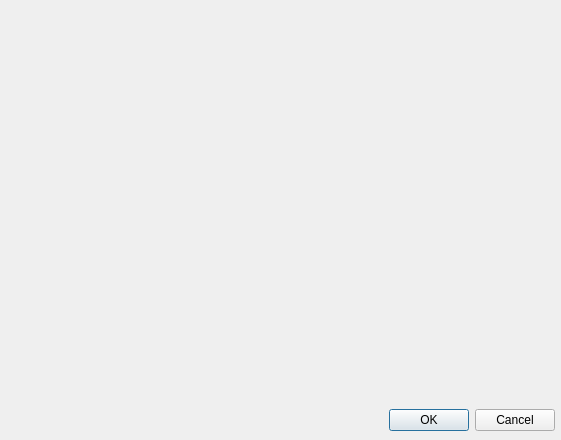
<?xml version="1.0" encoding="UTF-8"?>
<ui version="4.0">
 <class>WorkspaceSetupDialog</class>
 <widget class="QDialog" name="WorkspaceSetupDialog">
  <property name="geometry">
   <rect>
    <x>0</x>
    <y>0</y>
    <width>561</width>
    <height>440</height>
   </rect>
  </property>
  <property name="windowTitle">
   <string>Dialog</string>
  </property>
  <widget class="QDialogButtonBox" name="buttonBox">
   <property name="geometry">
    <rect>
     <x>5</x>
     <y>405</y>
     <width>550</width>
     <height>30</height>
    </rect>
   </property>
   <property name="sizePolicy">
    <sizepolicy hsizetype="Preferred" vsizetype="Fixed">
     <horstretch>0</horstretch>
     <verstretch>0</verstretch>
    </sizepolicy>
   </property>
   <property name="orientation">
    <enum>Qt::Orientation::Horizontal</enum>
   </property>
   <property name="standardButtons">
    <set>QDialogButtonBox::StandardButton::Cancel|QDialogButtonBox::StandardButton::Ok</set>
   </property>
  </widget>
  <widget class="QWidget" name="verticalLayoutWidget">
   <property name="geometry">
    <rect>
     <x>5</x>
     <y>3</y>
     <width>550</width>
     <height>390</height>
    </rect>
   </property>
   <layout class="QVBoxLayout" name="verticalLayout">
    <property name="sizeConstraint">
     <enum>QLayout::SizeConstraint::SetMaximumSize</enum>
    </property>
   </layout>
  </widget>
 </widget>
 <resources/>
 <connections>
  <connection>
   <sender>buttonBox</sender>
   <signal>accepted()</signal>
   <receiver>WorkspaceSetupDialog</receiver>
   <slot>accept()</slot>
   <hints>
    <hint type="sourcelabel">
     <x>248</x>
     <y>254</y>
    </hint>
    <hint type="destinationlabel">
     <x>157</x>
     <y>274</y>
    </hint>
   </hints>
  </connection>
  <connection>
   <sender>buttonBox</sender>
   <signal>rejected()</signal>
   <receiver>WorkspaceSetupDialog</receiver>
   <slot>reject()</slot>
   <hints>
    <hint type="sourcelabel">
     <x>316</x>
     <y>260</y>
    </hint>
    <hint type="destinationlabel">
     <x>286</x>
     <y>274</y>
    </hint>
   </hints>
  </connection>
 </connections>
</ui>
